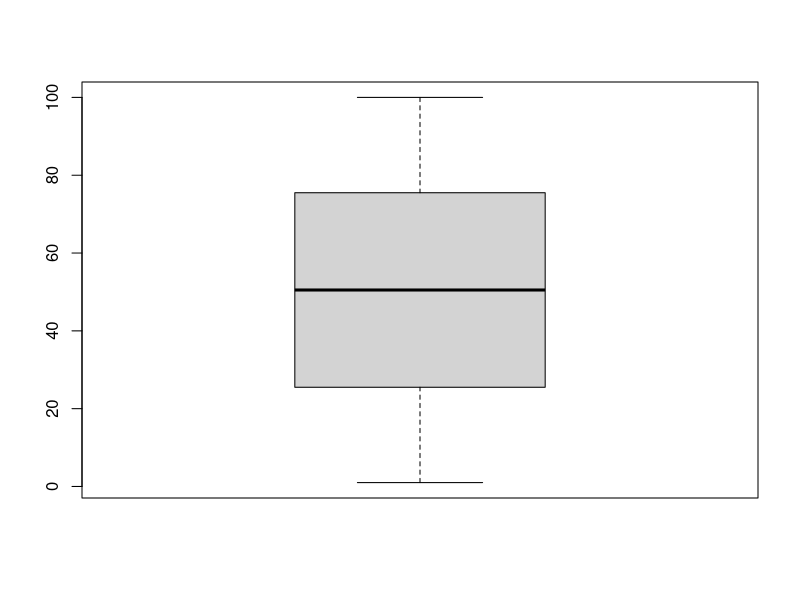

Write R code to recreate this figure.

#' ---
#' output:
#'   md_document
#' ---
#'<!-- language-all: lang-r --><br/>
#+ reprex-setup, include = FALSE
knitr::opts_chunk$set(collapse = TRUE, comment = "#>", error = TRUE)
knitr::opts_knit$set(upload.fun = knitr::imgur_upload)


knitr::opts_chunk$set(tidy = TRUE, tidy.opts = list(indent = 2))
#+ reprex-body
y <- boxplot(1:100);y$stats


